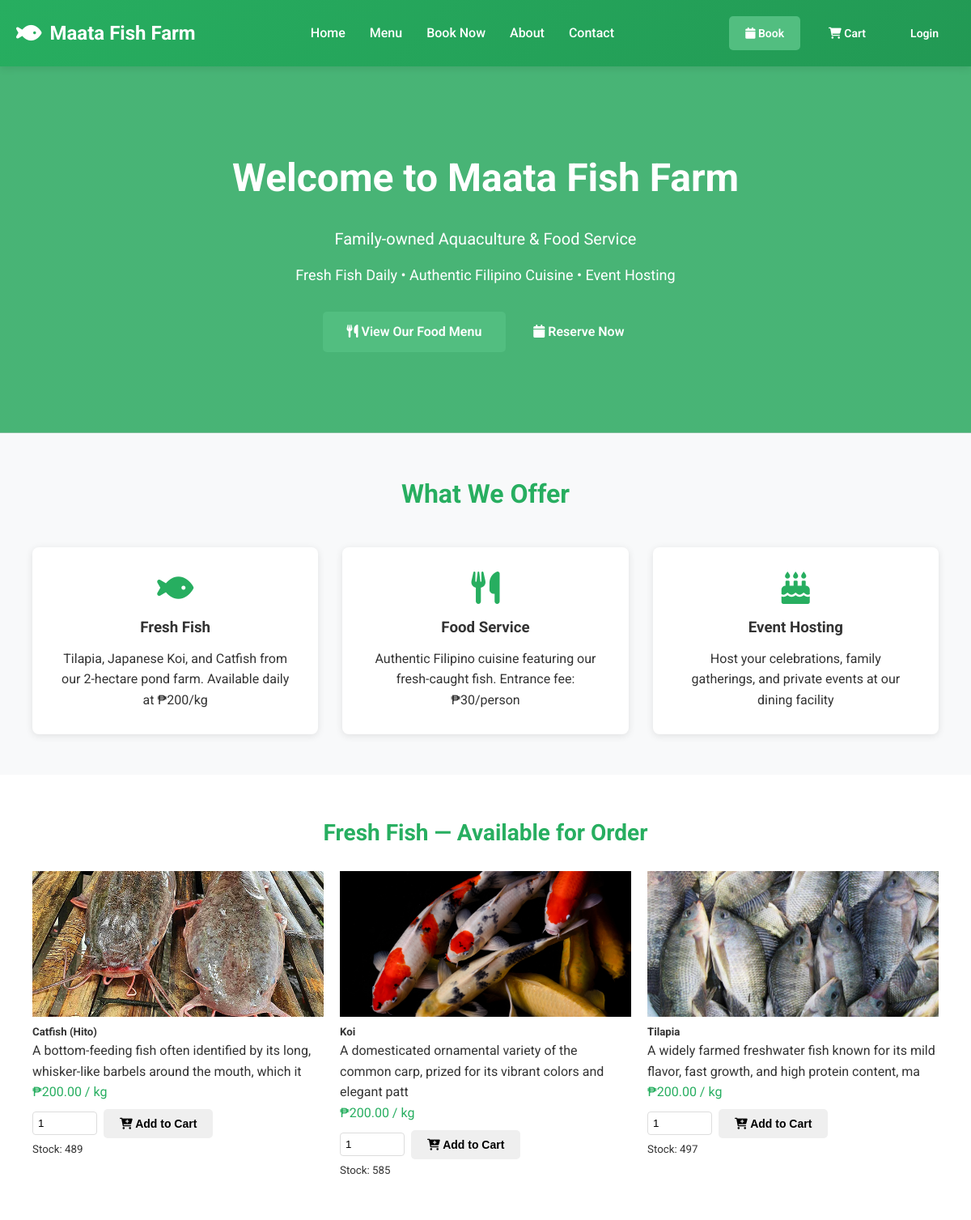
/client/index.php, run on the app's committed database.
### tables this page shows
CREATE TABLE `fish_species` (
  `fish_id` int(11) NOT NULL,
  `name` varchar(100) NOT NULL,
  `local_name` varchar(100) DEFAULT NULL,
  `price_per_kg` decimal(10,2) NOT NULL,
  `stock` int(11) DEFAULT 0,
  `harvest_schedule` varchar(50) DEFAULT NULL,
  `description` text DEFAULT NULL,
  `status` enum('available','unavailable') DEFAULT 'available',
  `created_at` timestamp NOT NULL DEFAULT current_timestamp(),
  `updated_at` timestamp NOT NULL DEFAULT current_timestamp() ON UPDATE current_timestamp(),
  `image` varchar(255) DEFAULT NULL
);

### client/index.php (the view, shortened to what this page needs)
<?php include 'partials/header.php'; ?>
<?php include '../config/db.php'; ?>
<main>
    <section class="hero" style="
        background: linear-gradient(rgba(39, 174, 96, 0.8), rgba(39, 174, 96, 0.8)), url('https://via.placeholder.com/1200x400');
        background-size: cover;
        background-position: center;
        color: white;
        padding: 100px 20px;
        text-align: center;
        margin: 0;
    ">
        <div class="container">
            <h1 style="font-size: 48px; margin-bottom: 20px;">Welcome to Maata Fish Farm</h1>
            <p style="font-size: 20px; margin-bottom: 15px;">Family-owned Aquaculture & Food Service</p>
            <p style="font-size: 18px; margin-bottom: 30px;">Fresh Fish Daily • Authentic Filipino Cuisine • Event Hosting</p>
            <a href="menu.php" class="btn btn-primary" style="font-size: 16px; padding: 12px 30px;">
                <i class="fas fa-utensils"></i> View Our Food Menu
            </a>
            <a href="booking.php" class="btn btn-secondary" style="font-size: 16px; padding: 12px 30px;">
                <i class="fas fa-calendar"></i> Reserve Now
            </a>
        </div>
    </section>
    <section style="padding: 50px 20px;">
        <div class="container">
            <h2 style="text-align: center; margin-bottom: 40px; color: #27ae60; font-size: 32px;">What We Offer</h2>
            <div style="display: grid; grid-template-columns: repeat(auto-fit, minmax(250px, 1fr)); gap: 30px;">
                <div style="background: white; padding: 30px; border-radius: 8px; box-shadow: 0 2px 10px rgba(0,0,0,0.1); text-align: center;">
                    <i class="fas fa-fish" style="font-size: 40px; color: #27ae60; margin-bottom: 15px;"></i>
                    <h3 style="margin-bottom: 10px;">Fresh Fish</h3>
                    <p>Tilapia, Japanese Koi, and Catfish from our 2-hectare pond farm. Available daily at ₱200/kg</p>
                </div>
                <div style="background: white; padding: 30px; border-radius: 8px; box-shadow: 0 2px 10px rgba(0,0,0,0.1); text-align: center;">
                    <i class="fas fa-utensils" style="font-size: 40px; color: #27ae60; margin-bottom: 15px;"></i>
                    <h3 style="margin-bottom: 10px;">Food Service</h3>
                    <p>Authentic Filipino cuisine featuring our fresh-caught fish. Entrance fee: ₱30/person</p>
                </div>
                <div style="background: white; padding: 30px; border-radius: 8px; box-shadow: 0 2px 10px rgba(0,0,0,0.1); text-align: center;">
                    <i class="fas fa-birthday-cake" style="font-size: 40px; color: #27ae60; margin-bottom: 15px;"></i>
                    <h3 style="margin-bottom: 10px;">Event Hosting</h3>
                    <p>Host your celebrations, family gatherings, and private events at our dining facility</p>
                </div>
            </div>
        </div>
    </section>
    <section style="padding: 50px 20px; background-color: white;">
        <div class="container">
            <h2 style="text-align: center; margin-bottom: 24px; color: #27ae60; font-size: 28px;">Fresh Fish — Available for Order</h2>
            <?php
            $fish = [];
            $stmt = $conn->prepare("SELECT fish_id, name, description, price_per_kg AS price, 'kg' AS unit, stock AS stock_quantity, image FROM fish_species WHERE status = 'available' ORDER BY name ASC");
            if ($stmt) {
                $stmt->execute();
                $res = $stmt->get_result();
                while ($r = $res->fetch_assoc()) $fish[] = $r;
            }
            ?>
            <div style="display: grid; grid-template-columns: repeat(auto-fit, minmax(220px, 1fr)); gap: 20px;">
                <?php foreach ($fish as $p): ?>
                    <div class="card" style="overflow:hidden;">
                        <?php $img = !empty($p['image']) ? '../assets/img/fish_species/' . $p['image'] : '../assets/img/fish-placeholder.png'; ?>
                        <img src="<?php echo htmlspecialchars($img); ?>" alt="<?php echo htmlspecialchars($p['name']); ?>" style="width:100%; height:180px; object-fit:cover;" onerror="this.src='../assets/img/fish-placeholder.png'">
                        <div class="card-body">
                            <h5 class="card-title"><?php echo htmlspecialchars($p['name']); ?></h5>
                            <p class="card-text text-muted" style="min-height:44px"><?php echo htmlspecialchars(substr($p['description'] ?? '', 0, 100)); ?></p>
                            <p class="font-weight-bold" style="color:#27ae60">₱<?php echo number_format($p['price'], 2); ?> / <?php echo $p['unit']; ?></p>
                            <div style="display:flex; gap:8px; align-items:center; margin-top:8px;">
                                <input type="number" min="1" value="1" id="qty_<?php echo $p['fish_id']; ?>" style="width:80px; padding:6px; border:1px solid #ddd; border-radius:4px;" max="<?php echo (int)$p['stock_quantity']; ?>">
                                <?php if ((int)$p['stock_quantity'] > 0): ?>
                                    <button class="btn btn-success btn-sm" onclick="addToCart(<?php echo $p['fish_id']; ?>,'<?php echo htmlspecialchars(addslashes($p['name'])); ?>',<?php echo $p['price']; ?>,'kg')"><i class="fas fa-cart-plus"></i> Add to Cart</button>
                                <?php else: ?>
                                    <button class="btn btn-secondary btn-sm" disabled>Out of stock</button>
                                <?php endif; ?>
                            </div>
                            <small class="text-muted d-block mt-2">Stock: <?php echo (int)$p['stock_quantity']; ?></small>
                        </div>
                    </div>
                <?php endforeach; ?>
            </div>
        </div>
    </section>
</main>
<?php include 'partials/footer.php'; ?>

### client/partials/header.php (style rules this page uses)
* { margin: 0; padding: 0; box-sizing: border-box; }
body { font-family: 'Roboto', sans-serif; color: #333; line-height: 1.6; background-color: #f8f9fa; }
.btn { padding: 10px 20px; border: none; border-radius: 5px; cursor: pointer; text-decoration: none; font-weight: 600; transition: all 0.3s ease; display: inline-block; font-size: 14px; }
.btn-primary { background-color: #52be80; color: white; }
.btn-secondary { background-color: transparent; color: white; }
.container { max-width: 1200px; margin: 0 auto; padding: 0 20px; }

### data on the page
fish_species: image (picture), name "Catfish (Hito)", description "A bottom-feeding fish often identified by its long, whisker-like barbels around the mouth, which it", price_per_kg "200.00", unit "kg", stock "489"
fish_species: image (picture), name "Koi", description "A domesticated ornamental variety of the common carp, prized for its vibrant colors and elegant patt", price_per_kg "200.00", unit "kg", stock "585"
fish_species: image (picture), name "Tilapia", description "A widely farmed freshwater fish known for its mild flavor, fast growth, and high protein content, ma", price_per_kg "200.00", unit "kg", stock "497"
